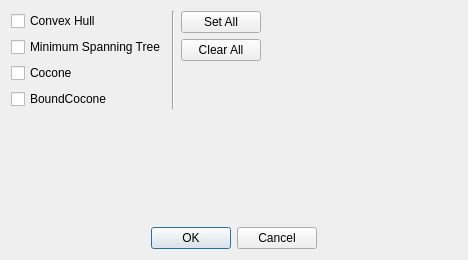
<?xml version="1.0" encoding="UTF-8"?>
<ui version="4.0">
 <class>ObjectSelectionParametersDialog</class>
 <widget class="QDialog" name="ObjectSelectionParametersDialog">
  <property name="geometry">
   <rect>
    <x>0</x>
    <y>0</y>
    <width>468</width>
    <height>260</height>
   </rect>
  </property>
  <property name="windowTitle">
   <string>Dialog</string>
  </property>
  <layout class="QVBoxLayout" name="verticalLayout_4">
   <item>
    <layout class="QHBoxLayout" name="horizontalLayout_2">
     <item>
      <layout class="QVBoxLayout" name="verticalLayout_3">
       <item>
        <layout class="QHBoxLayout" name="horizontalLayout">
         <item>
          <layout class="QVBoxLayout" name="verticalLayout">
           <item>
            <widget class="QCheckBox" name="checkBox_convex_hull">
             <property name="text">
              <string>Convex Hull</string>
             </property>
            </widget>
           </item>
           <item>
            <widget class="QCheckBox" name="checkBox_minumum_spanning_tree">
             <property name="text">
              <string>Minimum Spanning Tree</string>
             </property>
            </widget>
           </item>
           <item>
            <widget class="QCheckBox" name="checkBox_cocone">
             <property name="text">
              <string>Cocone</string>
             </property>
            </widget>
           </item>
           <item>
            <widget class="QCheckBox" name="checkBox_bound_cocone">
             <property name="text">
              <string>BoundCocone</string>
             </property>
            </widget>
           </item>
          </layout>
         </item>
         <item>
          <widget class="Line" name="line_3">
           <property name="orientation">
            <enum>Qt::Vertical</enum>
           </property>
          </widget>
         </item>
        </layout>
       </item>
       <item>
        <spacer name="verticalSpacer">
         <property name="orientation">
          <enum>Qt::Vertical</enum>
         </property>
         <property name="sizeHint" stdset="0">
          <size>
           <width>20</width>
           <height>40</height>
          </size>
         </property>
        </spacer>
       </item>
      </layout>
     </item>
     <item>
      <layout class="QVBoxLayout" name="verticalLayout_2">
       <item>
        <widget class="QPushButton" name="pushButton_set_all">
         <property name="text">
          <string>Set All</string>
         </property>
        </widget>
       </item>
       <item>
        <widget class="QPushButton" name="pushButton_clear_all">
         <property name="text">
          <string>Clear All</string>
         </property>
        </widget>
       </item>
       <item>
        <spacer name="verticalSpacer_2">
         <property name="orientation">
          <enum>Qt::Vertical</enum>
         </property>
         <property name="sizeHint" stdset="0">
          <size>
           <width>20</width>
           <height>40</height>
          </size>
         </property>
        </spacer>
       </item>
      </layout>
     </item>
     <item>
      <spacer name="horizontalSpacer">
       <property name="orientation">
        <enum>Qt::Horizontal</enum>
       </property>
       <property name="sizeHint" stdset="0">
        <size>
         <width>40</width>
         <height>20</height>
        </size>
       </property>
      </spacer>
     </item>
    </layout>
   </item>
   <item>
    <spacer name="verticalSpacer_3">
     <property name="orientation">
      <enum>Qt::Vertical</enum>
     </property>
     <property name="sizeHint" stdset="0">
      <size>
       <width>20</width>
       <height>40</height>
      </size>
     </property>
    </spacer>
   </item>
   <item>
    <widget class="QDialogButtonBox" name="buttonBox">
     <property name="standardButtons">
      <set>QDialogButtonBox::Cancel|QDialogButtonBox::Ok</set>
     </property>
     <property name="centerButtons">
      <bool>true</bool>
     </property>
    </widget>
   </item>
  </layout>
 </widget>
 <resources/>
 <connections>
  <connection>
   <sender>buttonBox</sender>
   <signal>accepted()</signal>
   <receiver>ObjectSelectionParametersDialog</receiver>
   <slot>accept()</slot>
   <hints>
    <hint type="sourcelabel">
     <x>114</x>
     <y>200</y>
    </hint>
    <hint type="destinationlabel">
     <x>114</x>
     <y>110</y>
    </hint>
   </hints>
  </connection>
  <connection>
   <sender>buttonBox</sender>
   <signal>rejected()</signal>
   <receiver>ObjectSelectionParametersDialog</receiver>
   <slot>reject()</slot>
   <hints>
    <hint type="sourcelabel">
     <x>114</x>
     <y>200</y>
    </hint>
    <hint type="destinationlabel">
     <x>114</x>
     <y>110</y>
    </hint>
   </hints>
  </connection>
 </connections>
</ui>
